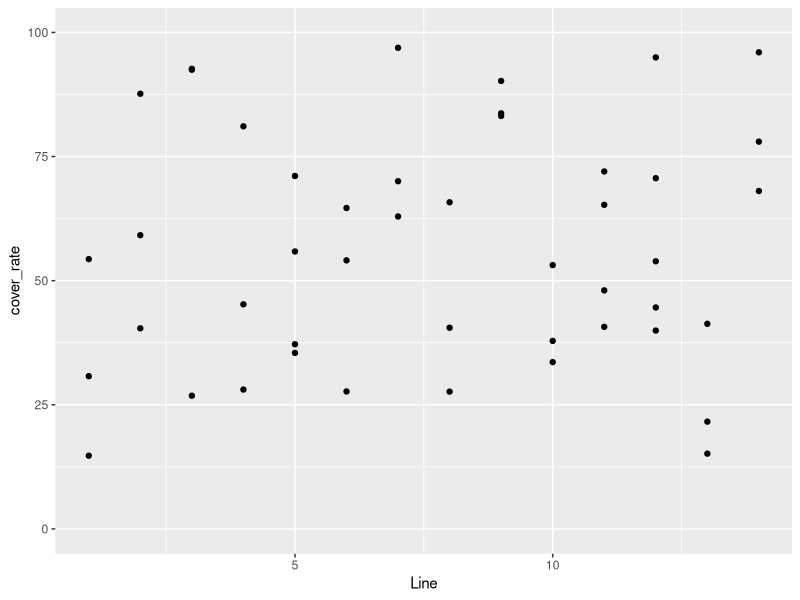
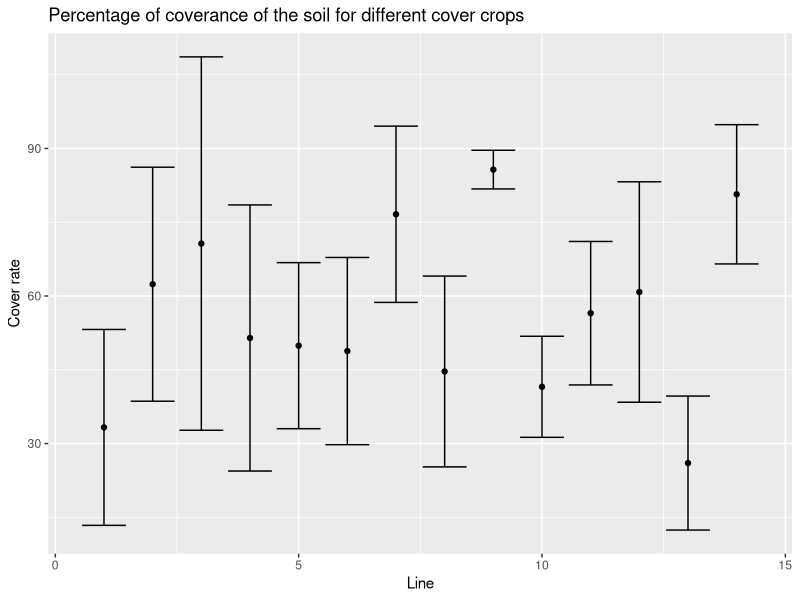

Reproduce these figures in R, in order.
# working directory
getwd()
setwd("D:/études/SUPAGRO/2A/D4/github/vineyards")

# library 
library(tidyverse)

# get the data
canopeo_cc_ini = read.table("data_canopeo-cc.csv", header = TRUE, sep = ";", dec = ",")
view(canopeo_cc_ini)
# we wanted to turn the column named "zone_X" into one 
#in order for the data to be easier to analyse
canopeo_cc <- canopeo_cc_ini%>%
  select (date, Line, Zone.1, Zone.2, Zone.3, NEW.Z1, NEW.Z3)%>%
  slice(1:84)%>%
  filter(date == "07/11/2022")%>%
  #filter(cover_rate =!is.na()) pour essayer d'enlever les NA
  #na.omit()%>% # si on ajoute cette ligne, R ne garde que les Line 12... de fait, nous ne savons pas comment enlever les NA de notre tableau
  pivot_longer(cols = Zone.1:NEW.Z3, names_to = "zone",values_to = "cover_rate" )
view(canopeo_cc)
#Graph 
library(ggplot2)
canopeo_cc%>%
  group_by(Line)%>%
  ggplot (aes(x = Line, y = cover_rate, ymin=0, ymax=100, xmin=1, xmax=14)) + 
  geom_point()

canopeo_cc%>%
  group_by(Line)%>%
  summarise(mymean=mean(cover_rate, na.rm=T),
            mysd=sd(cover_rate, na.rm=T))%>%
  mutate(ymax=mymean+mysd, ymin=mymean-mysd)%>%
  ggplot (aes(x = Line, y = mymean, ymin=ymin, ymax=ymax)) + 
  geom_point()+
  geom_errorbar()+
  labs(x="Line", y="Cover rate", title = "Percentage of coverance of the soil for different cover crops")
  #geom_pointrange(ymin=0, ymax=100, xmin=1, xmax=14) #we are not sure it will be added to the geom_dotplot()graph but that's what we want
#we couldn't test these lines since the begining of our code doesn't work

#Anova
anova.canopeo<-lm(cover_rate~Line, canopeo_cc)
anova(anova.canopeo)
